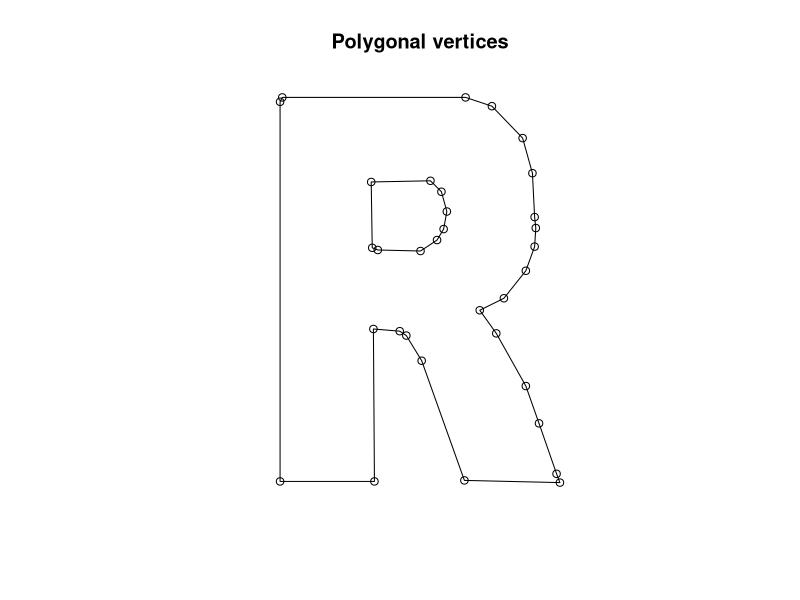
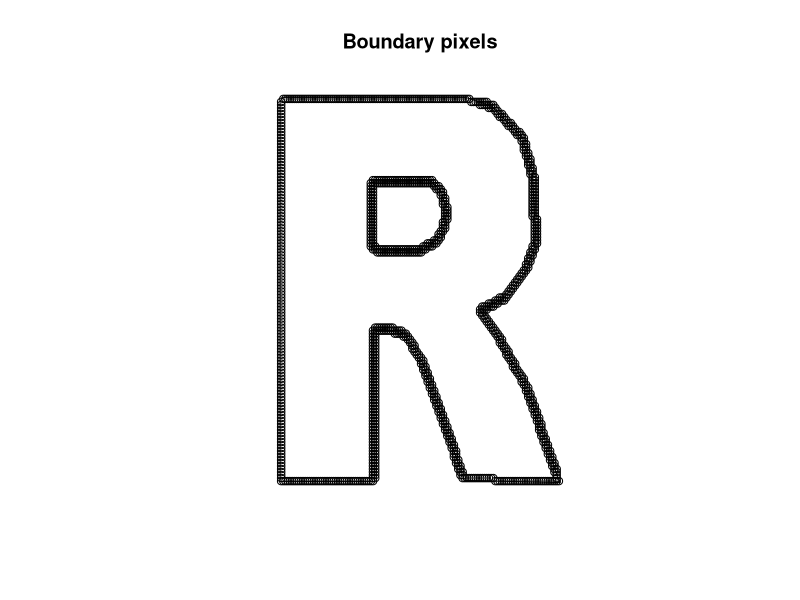

Write R code to recreate these figures, in order.
library(spatstat)


### Name: vertices
### Title: Vertices of a Window
### Aliases: vertices vertices.owin
### Keywords: spatial math

### ** Examples

  data(letterR)
  vert <- vertices(letterR)

  plot(letterR, main="Polygonal vertices")
  points(vert)
  plot(letterR, main="Boundary pixels")
  points(vertices(as.mask(letterR)))
